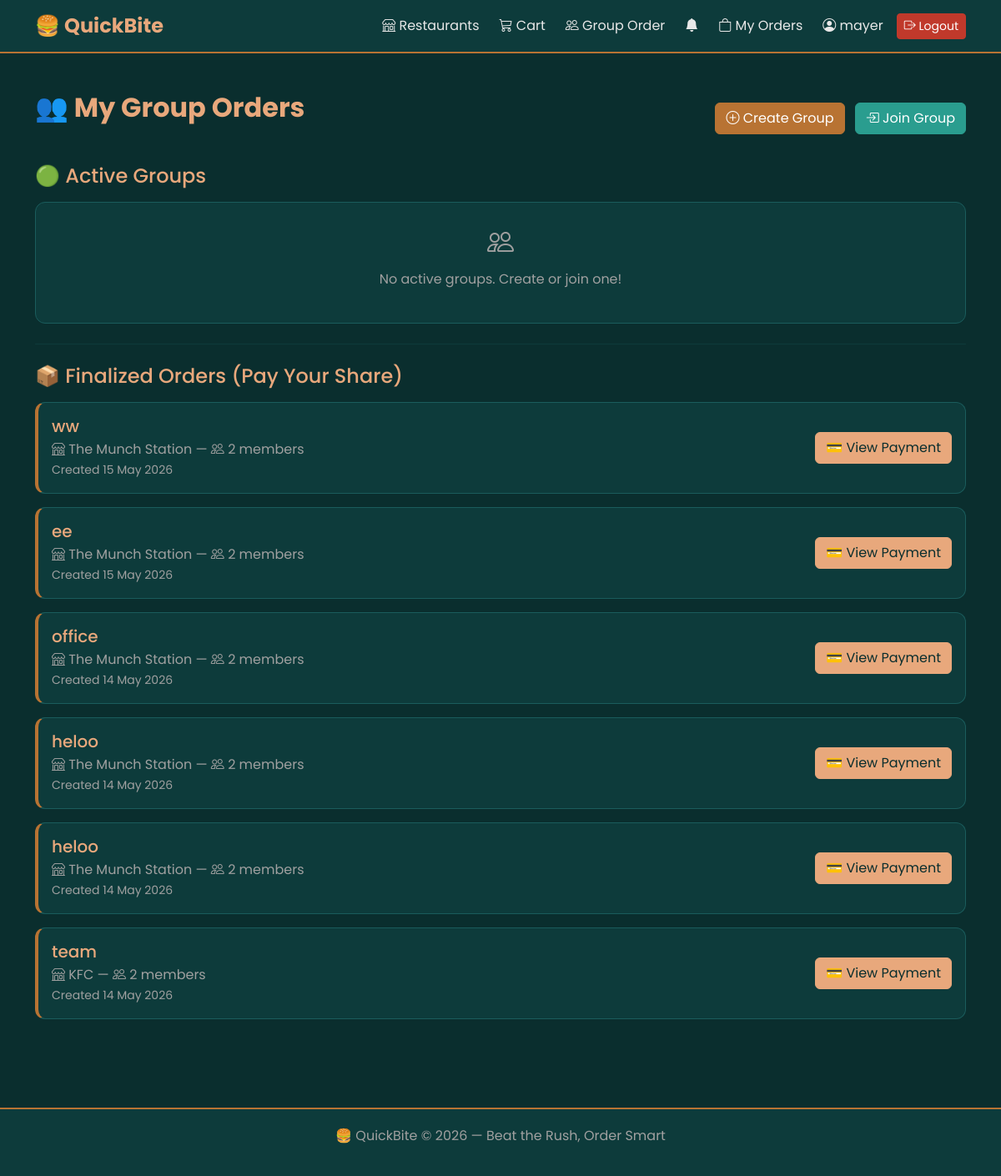
The page /groups/ (signed in) on the database its author committed.
### accounts/models.py (models this page shows, shortened)
class User(AbstractUser):
    is_customer = models.BooleanField(default=True)
    is_restaurant_owner = models.BooleanField(default=False)
    phone_number = models.CharField(max_length=15, blank=True, null=True)
    address = models.TextField(blank=True, null=True)
    allergies = models.TextField(blank=True, null=True)
    profile_picture = models.ImageField(
        upload_to='profile_pictures/',
        blank=True,
        null=True
    )

### group_order/models.py (models this page shows, shortened)
class GroupOrder(models.Model):
    name = models.CharField(max_length=100)
    invite_code = models.CharField(max_length=8, unique=True, blank=True)
    restaurant = models.ForeignKey(
        Restaurant, on_delete=models.CASCADE,
        null=True, blank=True
    )
    created_by =  models.ForeignKey(
        settings.AUTH_USER_MODEL,
        on_delete=models.CASCADE,
        related_name='created_groups'
    )
    members = models.ManyToManyField(
        settings.AUTH_USER_MODEL,
        related_name='group_orders',
        blank=True
    )
    is_active = models.BooleanField(default=True)
    created_at = models.DateTimeField(auto_now_add=True)
    main_order = models.OneToOneField(
        'orders.Order',
        on_delete=models.SET_NULL,
        null=True, blank=True,
        related_name='group_order'
    )
    def get_total_members(self):
        return self.members.count()

### restaurants/models.py (models this page shows, shortened)
class Restaurant(models.Model):
    owner = models.OneToOneField(
        settings.AUTH_USER_MODEL,
        on_delete=models.CASCADE,
        related_name='restaurant'
    )
    name = models.CharField(max_length=100)
    description = models.TextField()
    image = models.ImageField(upload_to='restaurant_images/', blank=True, null=True)
    address = models.CharField(max_length=255)
    phone = models.CharField(max_length=15, blank=True, null=True)
    opening_time = models.TimeField(blank=True, null=True)
    closing_time = models.TimeField(blank=True, null=True)
    is_active = models.BooleanField(default=True)

### group_order/views.py (the view)
# urls.py: path('', views.group_list, name='group_list'),
@login_required
def group_list(request):
    my_active_groups = GroupOrder.objects.filter(
        members=request.user,
        is_active=True
    )
    my_finalized_groups = GroupOrder.objects.filter(
        members=request.user,
        is_active=False
    ).order_by('-created_at')[:10]
    return render(request, 'group_order/group_list.html', {
        'groups': my_active_groups,
        'finalized_groups': my_finalized_groups,
    })

### orders/views.py (called while the page is built)
def notification_count(request):
    if request.user.is_authenticated:
        count = request.user.notifications.filter(is_read=False).count()
        return {'unread_notifications': count}
    return {'unread_notifications': 0}

### templates/group_order/group_list.html (shortened to what this page needs)
{% extends 'base.html' %}
{% block content %}
<div class="d-flex justify-content-between align-items-center mb-4">
    <h2 class="section-title">👥 My Group Orders</h2>
    <div>
        <a href="{% url 'group_order:create_group' %}"
           class="btn btn-success">
            <i class="bi bi-plus-circle"></i> Create Group
        </a>
        <a href="{% url 'group_order:join_group' %}"
           class="btn btn-primary ms-2">
            <i class="bi bi-box-arrow-in-right"></i> Join Group
        </a>
    </div>
</div>
<h4 style="color:var(--copper-bright);" class="mb-3">
    🟢 Active Groups
</h4>
{% for group in groups %}
<div class="card p-3 mb-3"
     style="border-left:4px solid var(--teal-accent);">
    <div class="d-flex justify-content-between align-items-center">
        <div>
            <h5 class="mb-1">
                <a href="{% url 'group_order:group_detail' group.id %}"
                   style="color:var(--copper-bright);
                          text-decoration:none;">
                    {{ group.name }}
                </a>
            </h5>
            <p class="mb-0" style="color:#a0a0a0;">
                <i class="bi bi-shop"></i>
                {{ group.restaurant.name }}
                —
                <i class="bi bi-people"></i>
                {{ group.get_total_members }} members
            </p>
            <small style="color:#a0a0a0;">
                Code:
                <strong style="color:var(--copper-bright);
                               letter-spacing:2px;">
                    {{ group.invite_code }}
                </strong>
            </small>
        </div>
        <a href="{% url 'group_order:group_detail' group.id %}"
           class="btn btn-primary">
            Open →
        </a>
    </div>
</div>
{% empty %}
<div class="card p-4 text-center" style="color:#a0a0a0;">
    <i class="bi bi-people" style="font-size:2rem;"></i>
    <p class="mt-2">No active groups. Create or join one!</p>
</div>
{% endfor %}
{% if finalized_groups %}
<hr class="my-4">
<h4 style="color:var(--copper-bright);" class="mb-3">
    📦 Finalized Orders (Pay Your Share)
</h4>
{% for group in finalized_groups %}
<div class="card p-3 mb-3"
     style="border-left:4px solid var(--copper);">
    <div class="d-flex justify-content-between align-items-center">
        <div>
            <h5 class="mb-1" style="color:var(--copper-bright);">
                {{ group.name }}
            </h5>
            <p class="mb-0" style="color:#a0a0a0;">
                <i class="bi bi-shop"></i>
                {{ group.restaurant.name }}
                —
                <i class="bi bi-people"></i>
                {{ group.get_total_members }} members
            </p>
            <small style="color:#a0a0a0;">
                Created {{ group.created_at|date:"d M Y" }}
            </small>
        </div>
        <a href="{% url 'group_order:group_payment_summary' group.id %}"
           class="btn btn-warning">
            💳 View Payment
        </a>
    </div>
</div>
{% endfor %}
{% endif %}
{% endblock %}

### templates/base.html (shortened to what this page needs)
<!DOCTYPE html>
<html lang="en">
<head>
    <link href="https://cdn.jsdelivr.net/npm/bootstrap@5.3.0/dist/css/bootstrap.min.css" rel="stylesheet">
    <link href="https://cdn.jsdelivr.net/npm/bootstrap-icons@1.10.5/font/bootstrap-icons.css" rel="stylesheet">
</head>
<body>
<nav class="navbar navbar-expand-lg navbar-dark">
    <div class="container">
        <a class="navbar-brand" href="{% url 'home' %}">
            🍔 QuickBite
        </a>
        <div class="collapse navbar-collapse" id="navbarNav">
            <ul class="navbar-nav ms-auto align-items-center gap-2">
                <li class="nav-item">
                    <a class="nav-link" href="{% url 'home' %}">
                        <i class="bi bi-shop"></i> Restaurants
                    </a>
                </li>
                <li class="nav-item">
                    <a class="nav-link" href="{% url 'orders:view_cart' %}">
                        <i class="bi bi-cart3"></i> Cart
                    </a>
                </li>
                <li class="nav-item">
                    <a class="nav-link" href="{% url 'group_order:group_list' %}">
                        <i class="bi bi-people"></i> Group Order
                    </a>
                </li>
                {% if user.is_authenticated %}
                <li class="nav-item">
                    <a class="nav-link position-relative"
                       href="{% url 'orders:notifications' %}">
                        <i class="bi bi-bell-fill"
                           style="color:{% if unread_notifications > 0 %}#b87333{% else %}#e8e8e8{% endif %};">
                        </i>
                    </a>
                </li>
                    <li class="nav-item">
                        <a class="nav-link" href="{% url 'orders:my_orders' %}">
                            <i class="bi bi-bag"></i> My Orders
                        </a>
                    </li>
                    <li class="nav-item">
                        <a class="nav-link" href="{% url 'accounts:profile' %}">
                            <i class="bi bi-person-circle"></i>
                            {{ user.first_name|default:user.username }}
                        </a>
                    </li>
                    <li class="nav-item">
                        <form method="post" action="{% url 'accounts:logout' %}">
                            <button type="submit" class="btn btn-sm btn-danger">
                                <i class="bi bi-box-arrow-right"></i> Logout
                            </button>
                        </form>
                    </li>
                {% endif %}
            </ul>
        </div>
    </div>
</nav>
<div class="page-wrapper">
    <div class="container">
        {% block content %}
        {% endblock %}
    </div>
</div>
<div class="footer">
    <p>🍔 QuickBite &copy; 2026 — Beat the Rush, Order Smart</p>
</div>
</body>
</html>

### templates/base.html (style rules this page uses)
:root { --teal-dark: #0a2e2e; --teal-mid: #0d3b3b; --teal-light: #1a5c5c; --teal-accent: #2a9d8f; --copper: #b87333; --copper-light: #d4956a; --copper-bright:#e8a87c; --grey-white: #e8e8e8; --grey-mid: #a0a0a0; --grey-dark: #4a4a4a; --danger: #c0392b; }
body { font-family: 'Poppins', sans-serif; background-color: var(--teal-dark); color: var(--grey-white); }
.navbar { background-color: var(--teal-mid) !important; border-bottom: 2px solid var(--copper); }
.navbar-brand { color: var(--copper-bright) !important; font-weight: 700; font-size: 1.5rem; }
.nav-link { color: var(--grey-white) !important; }
.card { background-color: var(--teal-mid); border: 1px solid var(--teal-light); border-radius: 12px; color: var(--grey-white); }
.btn-primary { background-color: var(--teal-accent); border-color: var(--teal-accent); color: white; }
.btn-success { background-color: var(--copper); border-color: var(--copper); color: white; }
.btn-danger { background-color: var(--danger); border-color: var(--danger); }
.btn-warning { background-color: var(--copper-bright); border-color: var(--copper-bright); color: var(--teal-dark); }
.page-wrapper { min-height: 100vh; padding: 30px 0; }
.footer { background-color: var(--teal-mid); border-top: 2px solid var(--copper); padding: 20px 0; text-align: center; color: var(--grey-mid); margin-top: 60px; }
.section-title { color: var(--copper-bright); font-weight: 700; margin-bottom: 25px; }
hr { border-color: var(--teal-light) !important; }

### rows shown on the page
User: first_name "mayer"
GroupOrder: name "ww", restaurant.name "The Munch Station", get_total_members "2", created_at "15 May 2026"
GroupOrder: name "ee", restaurant.name "The Munch Station", get_total_members "2", created_at "15 May 2026"
GroupOrder: name "office", restaurant.name "The Munch Station", get_total_members "2", created_at "14 May 2026"
GroupOrder: name "heloo", restaurant.name "The Munch Station", get_total_members "2", created_at "14 May 2026"
GroupOrder: name "heloo", restaurant.name "The Munch Station", get_total_members "2", created_at "14 May 2026"
GroupOrder: name "team", restaurant.name "KFC", get_total_members "2", created_at "14 May 2026"
